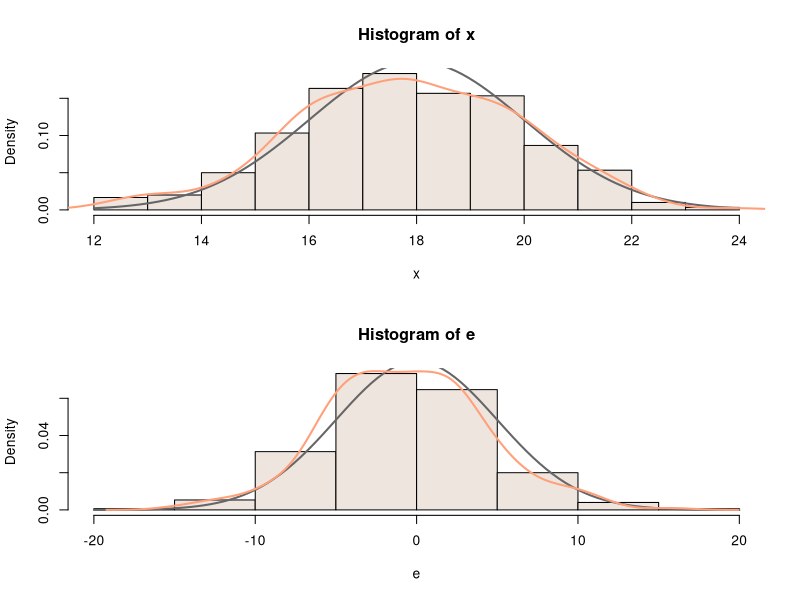

Generate this figure with R:
#Упражнение 6
png("plot-ex06.png", width = 600)
par(mfrow = c(2, 1))
x <- rnorm(n = 300, mean = 18, sd = 2)
e <- rnorm(300, 0, 5)
layout(matrix(c(1, 1, 2, 2),2, 2, byrow = T))
hist(x, freq = F, col = "seashell2")
curve(dnorm(x, mean = 18, sd = 2), col = "gray40", lwd = 2, add = T)      #гладкая линия
lines(density(x), col = "lightsalmon", lwd = 2)    #добавляем плотность фактического распределения x
hist(e, freq = F, col = "seashell2")
curve(dnorm(x, mean = 0, sd = 5), col = "gray40", lwd = 2, add = T)   
lines(density(e), col = "lightsalmon", lwd = 2) 
par(mfrow = c(1, 1))
dev.off()

